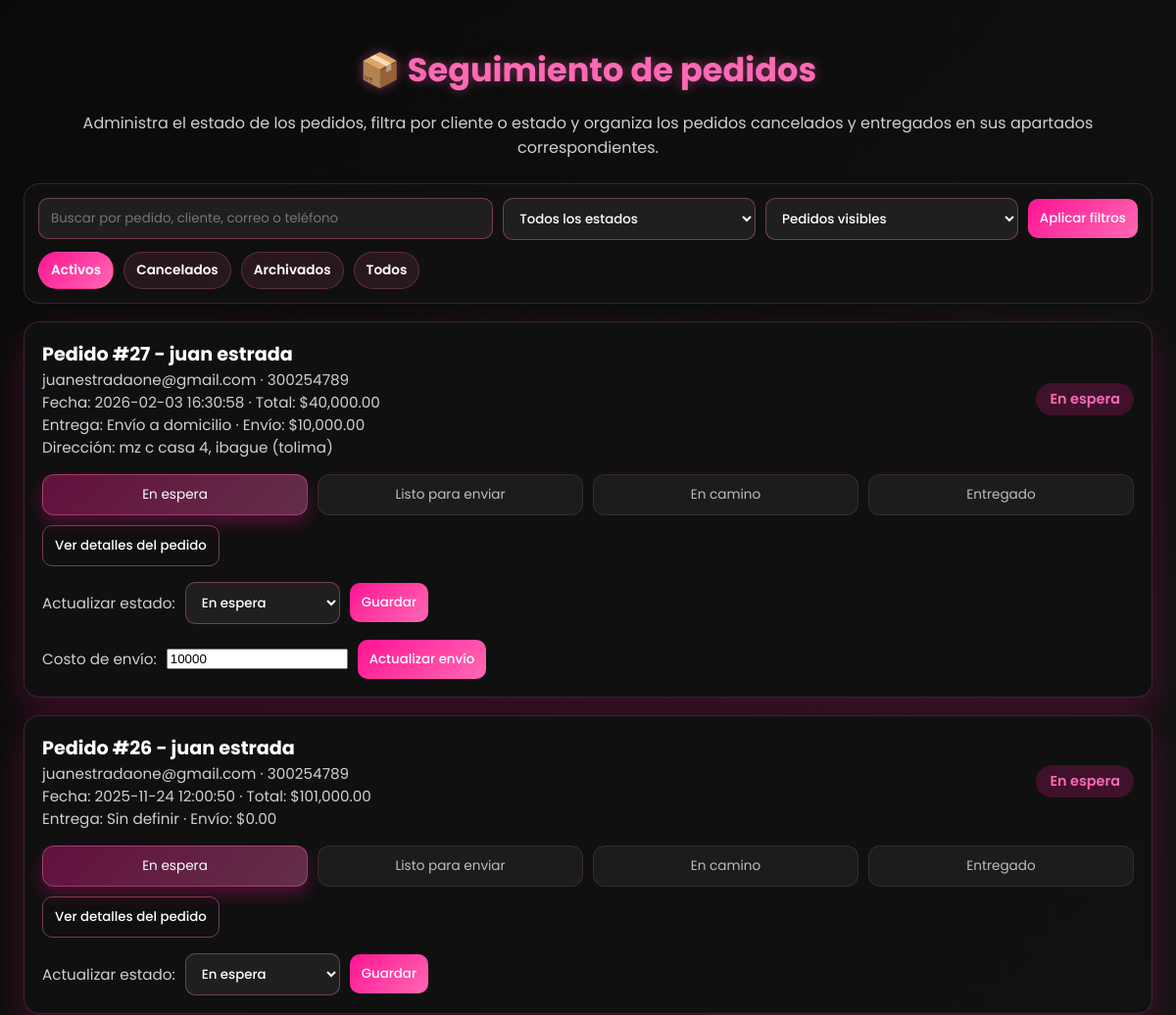
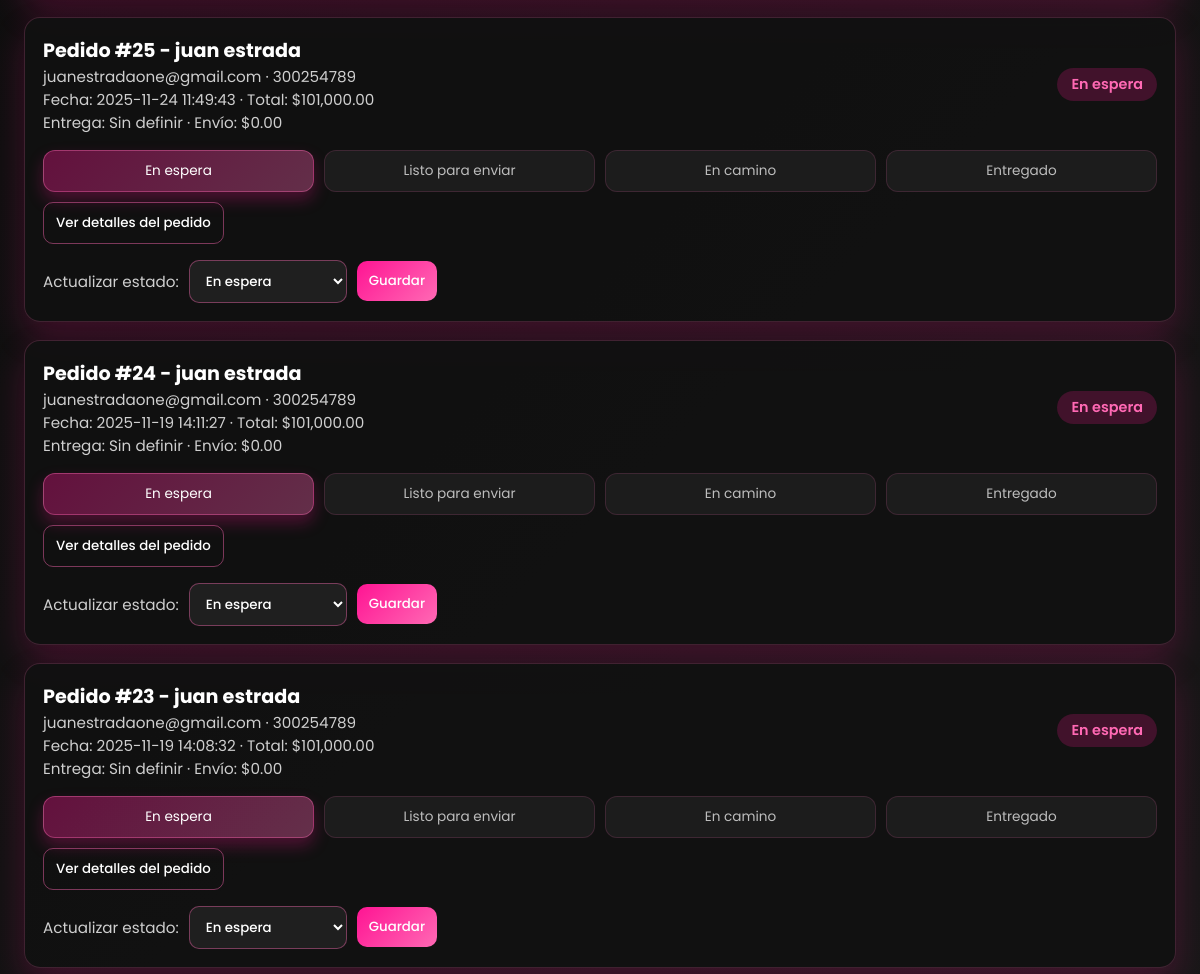
Page /admin_pedidos.php (signed in, upper part) on the earlier database version (2 pictures, top to bottom).
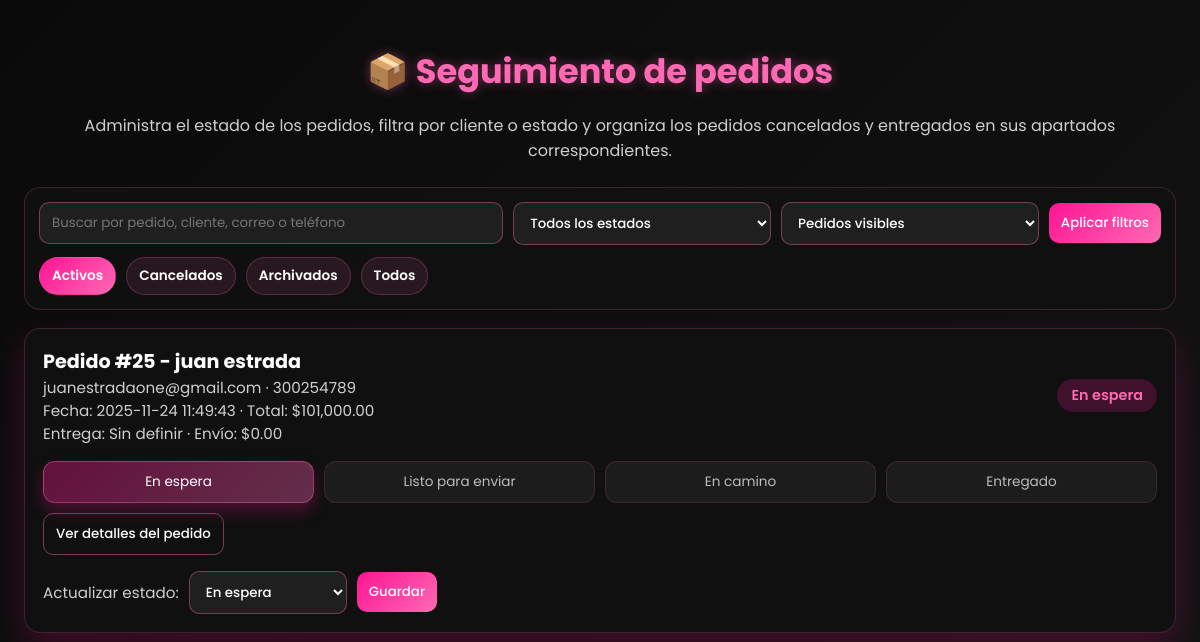
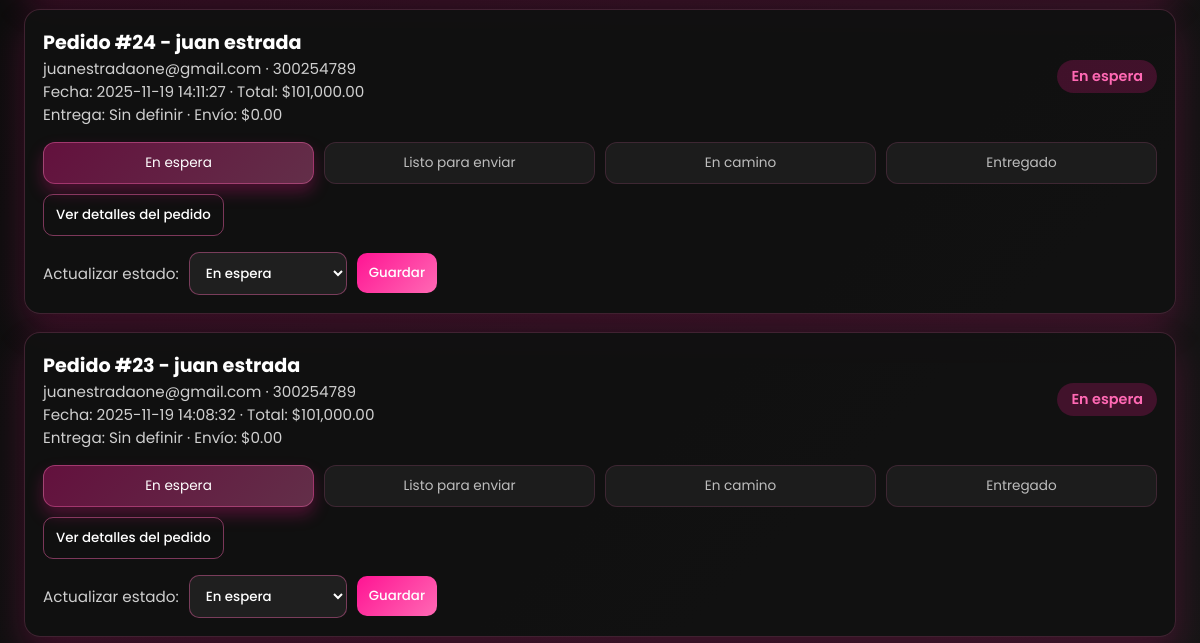
Same page on the later database version (2 pictures, top to bottom).
### tables this page shows
CREATE TABLE `ordenes` (
  `id_orden` int(11) NOT NULL,
  `id_usuario` int(11) DEFAULT NULL,
  `id_direccion` int(11) DEFAULT NULL,
  `fecha_compra` timestamp NOT NULL DEFAULT current_timestamp(),
  `total` decimal(10,2) DEFAULT NULL,
  `estado` enum('pendiente','pagado','enviado','entregado','cancelado') DEFAULT 'pendiente',
  `mp_payment_id` varchar(50) DEFAULT NULL,
  `mp_status` varchar(50) DEFAULT NULL,
  `mp_preference_id` varchar(100) DEFAULT NULL,
  `id_carrito` int(11) NOT NULL,
  `archivado` tinyint(1) NOT NULL DEFAULT 0
);

CREATE TABLE `usuarios` (
  `id_usuario` int(11) NOT NULL,
  `nombre` varchar(100) NOT NULL,
  `apellido` varchar(100) NOT NULL,
  `apodo` varchar(100) DEFAULT NULL,
  `direccion` varchar(300) DEFAULT NULL,
  `email` varchar(150) NOT NULL,
  `telefono` varchar(25) DEFAULT NULL,
  `contrasena` varchar(255) NOT NULL,
  `tipo_pago` varchar(50) DEFAULT NULL,
  `rol` enum('cliente','admin') DEFAULT 'cliente',
  `fecha_registro` timestamp NOT NULL DEFAULT current_timestamp(),
  `google_id` varchar(100) DEFAULT NULL,
  `foto` varchar(255) DEFAULT NULL,
  `codigo_recuperacion` varchar(6) DEFAULT NULL,
  `codigo_expira` datetime DEFAULT NULL
);

CREATE TABLE `envios` (
  `id_envio` int(11) NOT NULL,
  `id_orden` int(11) DEFAULT NULL,
  `metodo_envio` varchar(150) NOT NULL,
  `estado_envio` enum('pendiente','en camino','entregado') DEFAULT 'pendiente',
  `fecha_envio` date DEFAULT NULL,
  `costo_envio` decimal(10,2) DEFAULT 0.00
);

CREATE TABLE `direcciones_envio` (
  `id_direccion` int(11) NOT NULL,
  `id_usuario` int(11) DEFAULT NULL,
  `nombre_destinatario` varchar(150) NOT NULL,
  `direccion` varchar(200) NOT NULL,
  `ciudad` varchar(100) NOT NULL,
  `departamento` varchar(100) NOT NULL,
  `telefono` varchar(20) DEFAULT NULL
);

### admin_pedidos.php (called while the page is built)
<?php
require __DIR__ . '/app/Views/admin_pedidos.php';

### app/Views/admin_pedidos.php (the view, shortened to what this page needs)
<?php
require __DIR__ . '/../Config/conexion.php';
$estado_labels = [
    'pendiente' => 'En espera',
    'pagado' => 'Listo para enviar',
    'enviado' => 'En camino',
    'entregado' => 'Entregado',
    'cancelado' => 'Cancelado'
];
$estado_steps = ['pendiente', 'pagado', 'enviado', 'entregado'];
$estado_index = array_flip($estado_steps);
$tiene_costo_envio = false;
$tiene_archivado = false;
$stmt = $conn->prepare("SHOW COLUMNS FROM envios LIKE 'costo_envio'");
if ($stmt) {
    $stmt->execute();
    $resultado_columnas = $stmt->get_result();
    $tiene_costo_envio = $resultado_columnas && $resultado_columnas->num_rows > 0;
}
$stmt = $conn->prepare("SHOW COLUMNS FROM ordenes LIKE 'archivado'");
if ($stmt) {
    $stmt->execute();
    $resultado_columnas = $stmt->get_result();
    $tiene_archivado = $resultado_columnas && $resultado_columnas->num_rows > 0;
}
$estado_filtro = $_GET['estado'] ?? 'todos';
$vista = $_GET['vista'] ?? 'activos';
$busqueda = trim($_GET['q'] ?? '');
$columna_costo = $tiene_costo_envio ? 'e.costo_envio' : '0 AS costo_envio';
$condiciones = [];
$parametros = [];
$tipos = '';
if ($tiene_archivado) {
    if ($vista === 'activos') {
        $condiciones[] = 'o.archivado = 0';
        $condiciones[] = "o.estado <> 'cancelado'";
    } elseif ($vista === 'cancelados') {
        $condiciones[] = 'o.archivado = 0';
        $condiciones[] = "o.estado = 'cancelado'";
    } elseif ($vista === 'archivados') {
        $condiciones[] = 'o.archivado = 1';
    }
} elseif ($vista === 'archivados') {
    $condiciones[] = "o.estado = 'entregado'";
} elseif ($vista === 'cancelados') {
    $condiciones[] = "o.estado = 'cancelado'";
} elseif ($vista === 'activos') {
    $condiciones[] = "o.estado <> 'cancelado'";
}
$where_sql = $condiciones ? ' WHERE ' . implode(' AND ', $condiciones) : '';
$sql = "SELECT o.id_orden, o.fecha_compra, o.total, o.estado, o.id_direccion, o.id_carrito,
               " . ($tiene_archivado ? 'o.archivado,' : '0 AS archivado,') . "
               u.nombre, u.apellido, u.email, u.telefono,
               e.metodo_envio, {$columna_costo},
               d.direccion, d.ciudad, d.departamento
        FROM ordenes o
        INNER JOIN usuarios u ON o.id_usuario = u.id_usuario
        LEFT JOIN envios e ON o.id_orden = e.id_orden
        LEFT JOIN direcciones_envio d ON o.id_direccion = d.id_direccion
        {$where_sql}
        ORDER BY o.fecha_compra DESC";
if (!empty($parametros)) {
    $stmt = $conn->prepare($sql);
    $stmt->bind_param($tipos, ...$parametros);
    $stmt->execute();
    $result = $stmt->get_result();
} else {
    $result = $conn->query($sql);
}
?>
<!DOCTYPE html>
<html lang="es">
<head>
</head>
<body>
<h1>📦 Seguimiento de pedidos</h1>
<p class="subtitulo">Administra el estado de los pedidos, filtra por cliente o estado y organiza los pedidos cancelados y entregados en sus apartados correspondientes.</p>
<div class="filters">
    <form method="GET" action="">
        <input type="text" name="q" placeholder="Buscar por pedido, cliente, correo o teléfono" value="<?= htmlspecialchars($busqueda) ?>">
        <select name="estado">
            <option value="todos" <?= $estado_filtro === 'todos' ? 'selected' : '' ?>>Todos los estados</option>
        </select>
        <select name="vista">
            <option value="activos" <?= $vista === 'activos' ? 'selected' : '' ?>>Pedidos visibles</option>
        </select>
        <button type="submit">Aplicar filtros</button>
    </form>
    <div class="chip-group">
        <?php
            $base_q = $busqueda !== '' ? '&q=' . urlencode($busqueda) : '';
            $base_estado = '&estado=' . urlencode($estado_filtro);
        ?>
        <a class="chip <?= $vista === 'activos' ? 'active' : '' ?>" href="?vista=activos<?= $base_estado . $base_q ?>">Activos</a>
        <a class="chip <?= $vista === 'cancelados' ? 'active' : '' ?>" href="?vista=cancelados<?= $base_estado . $base_q ?>">Cancelados</a>
        <a class="chip <?= $vista === 'archivados' ? 'active' : '' ?>" href="?vista=archivados<?= $base_estado . $base_q ?>">Archivados</a>
        <a class="chip <?= $vista === 'todos' ? 'active' : '' ?>" href="?vista=todos<?= $base_estado . $base_q ?>">Todos</a>
    </div>
</div>
<div class="panel">
    <?php if ($result && $result->num_rows > 0): ?>
        <?php while ($row = $result->fetch_assoc()): ?>
            <?php
                $estado_actual = $row['estado'] ?: 'pendiente';
                $etiqueta = $estado_labels[$estado_actual] ?? $estado_actual;
                $paso_actual = $estado_index[$estado_actual] ?? -1;
            ?>
            <article class="card">
                <div class="card-header">
                    <div>
                        <h3>Pedido #<?= intval($row['id_orden']) ?> - <?= htmlspecialchars($row['nombre'] . ' ' . $row['apellido']) ?></h3>
                        <div class="meta"><?= htmlspecialchars($row['email']) ?> · <?= htmlspecialchars($row['telefono'] ?? 'Sin teléfono') ?></div>
                        <div class="meta">Fecha: <?= htmlspecialchars($row['fecha_compra']) ?> · Total: $<?= number_format((float) $row['total'], 2) ?></div>
                        <div class="meta">Entrega: <?= htmlspecialchars($row['metodo_envio'] ?? 'Sin definir') ?> · Envío: $<?= number_format((float) ($row['costo_envio'] ?? 0), 2) ?></div>
                        <?php if (!empty($row['direccion'])): ?>
                            <div class="meta">Dirección: <?= htmlspecialchars($row['direccion'] . ', ' . $row['ciudad'] . ' (' . $row['departamento'] . ')') ?></div>
                        <?php endif; ?>
                    </div>
                    <span class="status-pill"><?= htmlspecialchars($etiqueta) ?></span>
                </div>
                <?php if ($estado_actual === 'cancelado'): ?>
                    <p class="meta">Pedido cancelado. No se enviarán notificaciones.</p>
                <?php else: ?>
                    <div class="track">
                        <?php foreach ($estado_steps as $index => $step): ?>
                            <div class="track-step <?= $index <= $paso_actual ? 'active' : '' ?>">
                                <?= htmlspecialchars($estado_labels[$step]) ?>
                            </div>
                        <?php endforeach; ?>
                    </div>
                <?php endif; ?>
                <button type="button" class="details-toggle" data-target="detalle-<?= intval($row['id_orden']) ?>">Ver detalles del pedido</button>
                <form method="POST" action="">
                    <label for="estado-<?= intval($row['id_orden']) ?>" class="meta">Actualizar estado:</label>
                    <select name="estado" id="estado-<?= intval($row['id_orden']) ?>">
                        <?php foreach ($estado_labels as $valor => $texto): ?>
                            <option value="<?= htmlspecialchars($valor) ?>" <?= $valor === $estado_actual ? 'selected' : '' ?>>
                                <?= htmlspecialchars($texto) ?>
                            </option>
                        <?php endforeach; ?>
                    </select>
                    <button type="submit">Guardar</button>
                </form>
                <?php if (($row['metodo_envio'] ?? '') === 'Envío a domicilio' && $tiene_costo_envio): ?>
                    <form method="POST" action="">
                        <label for="costo-envio-<?= intval($row['id_orden']) ?>" class="meta">Costo de envío:</label>
                        <input type="number" step="0.01" min="0" name="costo_envio" id="costo-envio-<?= intval($row['id_orden']) ?>" value="<?= htmlspecialchars((float) ($row['costo_envio'] ?? 0)) ?>">
                        <button type="submit">Actualizar envío</button>
                    </form>
                <?php endif; ?>
            </article>
        <?php endwhile; ?>
    <?php else: ?>
        <div class="empty">No hay pedidos registrados.</div>
    <?php endif; ?>
</div>
</body>
</html>

### app/Views/admin_pedidos.php (style rules this page uses)
body { background: linear-gradient(135deg, #0a0a0a 0%, #1b1b1b 50%, #2b2b2b 100%); color: #fff; font-family: 'Poppins', sans-serif; margin: 0; padding: 24px; }
h1 { text-align: center; color: #ff69b4; margin-bottom: 12px; font-size: 2.1rem; text-shadow: 0 0 12px rgba(255, 105, 180, 0.4); }
.subtitulo { text-align: center; color: #cfcfcf; margin-bottom: 24px; }
.panel { max-width: 1200px; margin: 0 auto; display: grid; gap: 18px; }
.filters { max-width: 1200px; margin: 0 auto 18px; background: rgba(17, 17, 17, 0.92); border: 1px solid rgba(255, 105, 180, 0.2); border-radius: 16px; padding: 14px; display: grid; gap: 12px; }
.filters form { margin: 0; display: grid; grid-template-columns: minmax(220px, 1.8fr) minmax(160px, 1fr) minmax(180px, 1fr) auto; gap: 10px; align-items: center; }
.filters input, .filters select { padding: 10px 12px; border-radius: 10px; border: 1px solid rgba(255, 105, 180, 0.4); background: #1f1f1f; color: #fff; font-family: inherit; }
.chip-group { display: flex; flex-wrap: wrap; gap: 10px; }
.chip { text-decoration: none; padding: 8px 12px; border-radius: 999px; font-size: 0.85rem; font-weight: 600; color: #fff; border: 1px solid rgba(255, 105, 180, 0.25); background: rgba(255, 105, 180, 0.1); }
.chip.active { background: linear-gradient(135deg, #ff1493, #ff69b4); border-color: transparent; }
.card { background: rgba(17, 17, 17, 0.95); border: 1px solid rgba(255, 105, 180, 0.2); border-radius: 16px; padding: 18px; box-shadow: 0 15px 35px rgba(255, 20, 147, 0.2); }
.card-header { display: flex; flex-wrap: wrap; justify-content: space-between; gap: 12px; align-items: center; }
.card h3 { margin: 0; font-size: 1.2rem; }
.meta { color: #cfcfcf; font-size: 0.95rem; }
.status-pill { padding: 6px 14px; border-radius: 999px; font-weight: 600; font-size: 0.9rem; background: rgba(255, 20, 147, 0.2); color: #ff69b4; }
.track { display: grid; grid-template-columns: repeat(auto-fit, minmax(120px, 1fr)); gap: 10px; margin-top: 16px; }
.track-step { text-align: center; padding: 10px 12px; border-radius: 12px; background: #1c1c1c; border: 1px solid rgba(255, 105, 180, 0.15); font-size: 0.85rem; color: #bdbdbd; }
.track-step.active { background: linear-gradient(135deg, rgba(255, 20, 147, 0.35), rgba(255, 105, 180, 0.35)); color: #fff; border-color: rgba(255, 105, 180, 0.4); box-shadow: 0 8px 16px rgba(255, 20, 147, 0.25); }
form { margin-top: 16px; display: flex; flex-wrap: wrap; gap: 10px; align-items: center; }
select, button { padding: 10px 12px; border-radius: 10px; border: none; font-family: inherit; font-weight: 500; }
select { background: #1f1f1f; color: #fff; border: 1px solid rgba(255, 105, 180, 0.4); }
button { background: linear-gradient(135deg, #ff1493, #ff69b4); color: #fff; cursor: pointer; transition: transform 0.2s ease, box-shadow 0.2s ease; }
.details-toggle { margin-top: 10px; background: transparent; border: 1px solid rgba(255, 105, 180, 0.45); }

Differences in the rows shown:
no longer on this page (row edited): ordenes: id_orden "27", id_usuario.apellido "juan estrada", id_usuario.email "juanestradaone@gmail.com", id_usuario.telefono "300254789", fecha_compra "2026-02-03 16:30:58", total "40,000.00", envios.metodo_envio "Envío a domicilio", envios.costo_envio "10,000.00", id_direccion.departamento "mz c casa 4, ibague (tolima)", estado "En espera", step "En espera", step "Listo para enviar", step "En camino", step "Entregado", costo_envio "10000"
no longer on this page (row edited): ordenes: id_orden "26", id_usuario.apellido "juan estrada", id_usuario.email "juanestradaone@gmail.com", id_usuario.telefono "300254789", fecha_compra "2025-11-24 12:00:50", total "101,000.00", metodo_envio "Sin definir", costo_envio "0.00", estado "En espera", step "En espera", step "Listo para enviar", step "En camino", step "Entregado"
